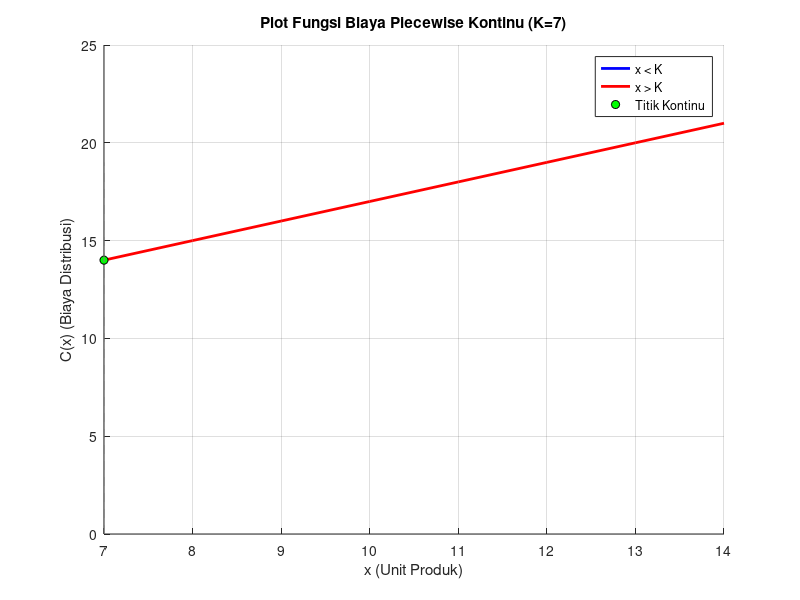

This figure's MATLAB source:
%  UTS Matematika Sains Data — Semester Genap 2025/2026 
%  Soal 5: Limit Kekontinuan
%  --------------------------------------------------- 
%  Nama  : Christinna Bata 
%  NIM   : 2510514015
%  Parameter: N=15, a=1, b=5, K=7, theta0=55, alpha=0.006 
%  Tanggal: 2026-04-29
% ===================================================== 

clc; clear; close all; 
  
% Parameter personalisasi 
N = 15;  a = 1;  b = 5;  K = 7; 
theta0 = 55;  % derajat 
alpha_lr = 0.006;

p = 14; q = 7;

% definisi fungsi
C1 = @(x) (x.^2 - K^2)./(x - K);
C2 = @(x) a*x + q;

figure;
hold on;

% Plot bagian kiri (0 sampai K)
fplot(C1, [0 K], 'b', 'LineWidth', 2);

% Plot bagian kanan (K sampai 2K)
fplot(C2, [K 2*K], 'r', 'LineWidth', 2);

% Plot titik sambungan (K, p)
plot(K, p, 'ko', 'MarkerFaceColor', 'g');

% Garis vertikal tipis di x = K
line([K K], [0 p+5], 'Color', [0.5 0.5 0.5], 'LineStyle', '--');

% Labeling
xlabel('x (Unit Produk)');
ylabel('C(x) (Biaya Distribusi)');
title('Plot Fungsi Biaya Piecewise Kontinu (K=7)');
legend('x < K', 'x > K', 'Titik Kontinu');
grid on;
